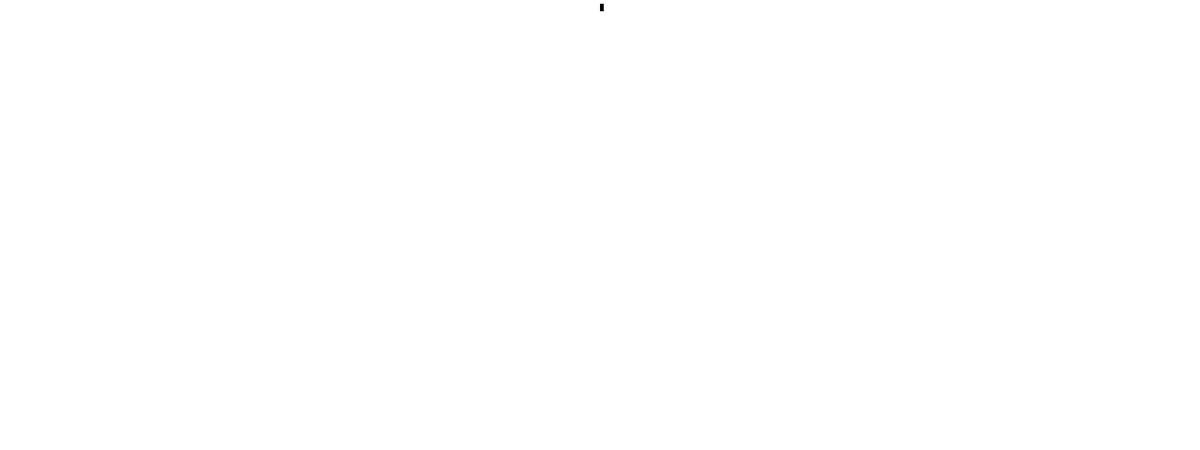
Frame 1 (no input)
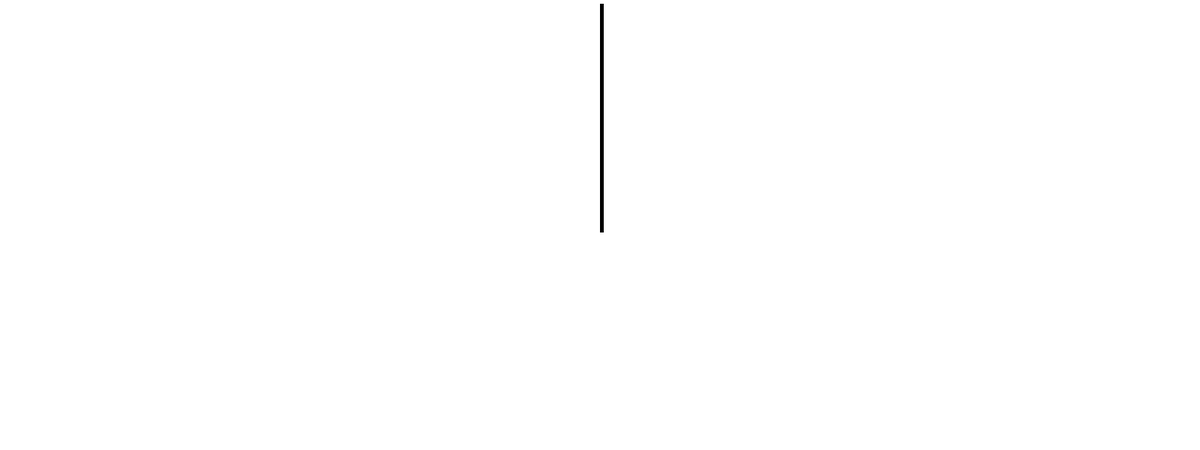
Frame 60 (the mouse pressed at the canvas centre just before this capture)
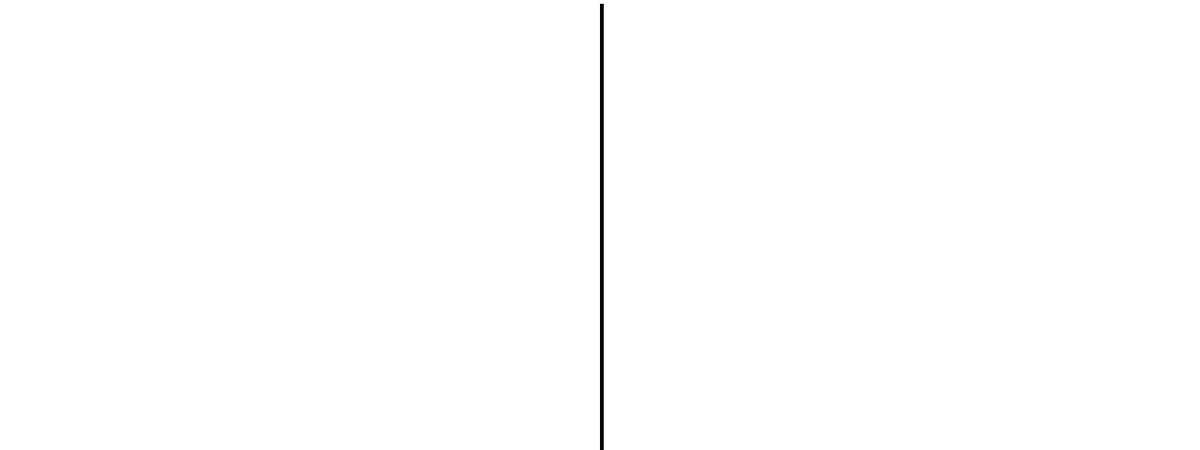
Frame 120 (the mouse held since frame 60 and released just before this capture)

The Processing sketch that drew these frames (run headless with seeded random() and noise(); from frame 60 on, the mouse is pressed at the canvas centre):

// Processing sketch: cellular_automata_continuous
// ── cellular_automata_continuous.pde
automata a;
ArrayList  gens;
  void setup () {
  size(1600,600);
  a = new automata();
  background(255);
   gens = new ArrayList();
   a.initialise();
   a.display();
   //a.newrules();

}

void draw() {
   //background(255);
   a.generate();
   a.display();
  // a.fullscreen();
  
  //gens.add((int) 0);
  

}

// ── automata.pde
class automata {
  int gen[];
  int row[];
  int loop =0;
  ArrayList <int[]>  rows;
  int generation;
  int w =5;
  int[] ruleset = {0, 1, 0, 1, 1, 0, 1, 0};    // An initial rule system
  automata () {

    row = new int[width/w];  //number of cells for our window
    rows = new ArrayList<int[]>();
  }
  void nextgen() {
  }

  void initialise () {   //  initialise the first row
    for (int i=0; i < row.length; i++) {
      row[i] = 0;
    }
    row[row.length/2] = 1;
    generation = 0;
  }
  void newrules() {
    for (int i=0; i<ruleset.length; i++) {
      ruleset[i] = int(random(2));
    }
  }

  void generate () {
    int[] nextrow = new int[row.length];
    for (int i=1; i < row.length-1; i++) {
      int prev = row[i-1];
      int me = row[i];
      int next = row[i+1];
      nextrow[i] = rule(prev, me, next);
    }
    rows.add (nextrow);
    //row = nextrow;
    generation ++;
    //println(generation);
  }

  int rule(int p_, int m_, int n_) {
    if (p_ == 1 & m_ == 1 & n_ == 1) return ruleset[0];
    if (p_ == 1 & m_ == 1 & n_ == 0) return ruleset[1];
    if (p_ == 1 & m_ == 0 & n_ == 1) return ruleset[2];
    if (p_ == 1 & m_ == 0 & n_ == 0) return ruleset[3];
    if (p_ == 0 & m_ == 1 & n_ == 1) return ruleset[4];
    if (p_ == 0 & m_ == 1 & n_ == 0) return ruleset[5];
    if (p_ == 0 & m_ == 0 & n_ == 1) return ruleset[6];
    if (p_ == 0 & m_ == 0 & n_ == 0) return ruleset[7];
    return 0 ;
  }

  void displaysingle () {  ///single screen
    if (generation > height) {
      
      loop =generation;
    }
      
    for (int r=loop; r < rows.size(); r++) {
      row = rows.get(r);
      for (int i = 0; i<row.length; i++) {
        if (row[i] == 1) fill(0);
        else fill(255);
        noStroke();
        rect(i*w, w+generation *w, w, w);
        //rect(i*w, w+loop-height *w, w, w);
       
      }
      
    }
  }
  
   void display () {  //rolling screen
   
     for (int i = 0; i<row.length; i++) {
        if (row[i] == 1) fill(0);
        else fill(255);
        noStroke();
        rect(i*w, w+generation *w, w, w);
        //rect(i*w, w+loop-height *w, w, w);
       
      }
   
   }

  void fullscreen() {
    if (generation > height/w) {
      background(255);
      generation = 0;
      initialise();
      display();
      newrules();
      //println("new gen");
    }
  }
}
